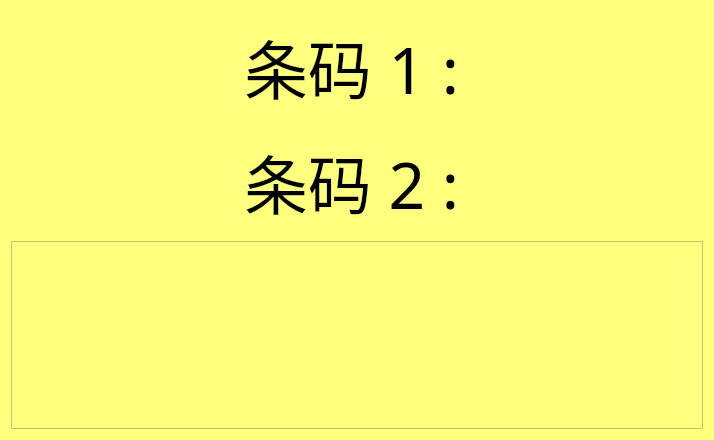
<?xml version="1.0" encoding="UTF-8"?>
<ui version="4.0">
 <class>MainWindow</class>
 <widget class="QMainWindow" name="MainWindow">
  <property name="geometry">
   <rect>
    <x>0</x>
    <y>0</y>
    <width>714</width>
    <height>440</height>
   </rect>
  </property>
  <property name="windowTitle">
   <string>MainWindow</string>
  </property>
  <widget class="QWidget" name="centralWidget">
   <property name="focusPolicy">
    <enum>Qt::StrongFocus</enum>
   </property>
   <property name="styleSheet">
    <string notr="true">background-color: rgb(255, 255, 127);</string>
   </property>
   <layout class="QHBoxLayout" name="horizontalLayout">
    <item>
     <layout class="QGridLayout" name="gridLayout">
      <item row="0" column="0" rowspan="2">
       <widget class="QLabel" name="statusText">
        <property name="sizePolicy">
         <sizepolicy hsizetype="Expanding" vsizetype="Expanding">
          <horstretch>0</horstretch>
          <verstretch>0</verstretch>
         </sizepolicy>
        </property>
        <property name="font">
         <font>
          <family>楷体</family>
          <pointsize>72</pointsize>
          <weight>9</weight>
          <italic>false</italic>
          <bold>false</bold>
         </font>
        </property>
        <property name="autoFillBackground">
         <bool>false</bool>
        </property>
        <property name="styleSheet">
         <string notr="true">font: 75 72pt &quot;楷体&quot;;</string>
        </property>
        <property name="text">
         <string/>
        </property>
        <property name="alignment">
         <set>Qt::AlignCenter</set>
        </property>
        <property name="textInteractionFlags">
         <set>Qt::NoTextInteraction</set>
        </property>
       </widget>
      </item>
      <item row="0" column="1">
       <widget class="QLabel" name="label">
        <property name="sizePolicy">
         <sizepolicy hsizetype="Expanding" vsizetype="Expanding">
          <horstretch>0</horstretch>
          <verstretch>0</verstretch>
         </sizepolicy>
        </property>
        <property name="font">
         <font>
          <family>微软雅黑,Microsoft Yahei,黑体,STHeiti</family>
          <pointsize>48</pointsize>
         </font>
        </property>
        <property name="styleSheet">
         <string notr="true">font-family:'微软雅黑', 'Microsoft Yahei', '黑体', STHeiti;
font-size:48pt;</string>
        </property>
        <property name="text">
         <string>条码 1 :</string>
        </property>
       </widget>
      </item>
      <item row="0" column="2">
       <widget class="QLabel" name="SNText">
        <property name="sizePolicy">
         <sizepolicy hsizetype="Expanding" vsizetype="Expanding">
          <horstretch>0</horstretch>
          <verstretch>0</verstretch>
         </sizepolicy>
        </property>
        <property name="font">
         <font>
          <family>黑体</family>
          <pointsize>60</pointsize>
          <weight>9</weight>
          <italic>false</italic>
          <bold>false</bold>
         </font>
        </property>
        <property name="styleSheet">
         <string notr="true">font: 75 60pt &quot;黑体&quot;;</string>
        </property>
        <property name="text">
         <string/>
        </property>
       </widget>
      </item>
      <item row="1" column="1">
       <widget class="QLabel" name="label_2">
        <property name="sizePolicy">
         <sizepolicy hsizetype="Expanding" vsizetype="Expanding">
          <horstretch>0</horstretch>
          <verstretch>0</verstretch>
         </sizepolicy>
        </property>
        <property name="font">
         <font>
          <family>微软雅黑,Microsoft Yahei,黑体,STHeiti</family>
          <pointsize>48</pointsize>
         </font>
        </property>
        <property name="styleSheet">
         <string notr="true">font-family:'微软雅黑', 'Microsoft Yahei', '黑体', STHeiti;
font-size:48pt;</string>
        </property>
        <property name="text">
         <string>条码 2 :</string>
        </property>
       </widget>
      </item>
      <item row="1" column="2">
       <widget class="QLabel" name="SNText_2">
        <property name="sizePolicy">
         <sizepolicy hsizetype="Expanding" vsizetype="Expanding">
          <horstretch>0</horstretch>
          <verstretch>0</verstretch>
         </sizepolicy>
        </property>
        <property name="font">
         <font>
          <family>黑体</family>
          <pointsize>60</pointsize>
          <weight>9</weight>
          <italic>false</italic>
          <bold>false</bold>
         </font>
        </property>
        <property name="styleSheet">
         <string notr="true">font: 75 60pt &quot;黑体&quot;;</string>
        </property>
        <property name="text">
         <string/>
        </property>
       </widget>
      </item>
      <item row="2" column="0" colspan="3">
       <widget class="QPlainTextEdit" name="plainTextEdit_notice">
        <property name="styleSheet">
         <string notr="true">font: 28pt &quot;黑体&quot;;</string>
        </property>
        <property name="readOnly">
         <bool>true</bool>
        </property>
       </widget>
      </item>
     </layout>
    </item>
   </layout>
   <zorder></zorder>
  </widget>
 </widget>
 <layoutdefault spacing="6" margin="11"/>
 <resources/>
 <connections/>
</ui>
